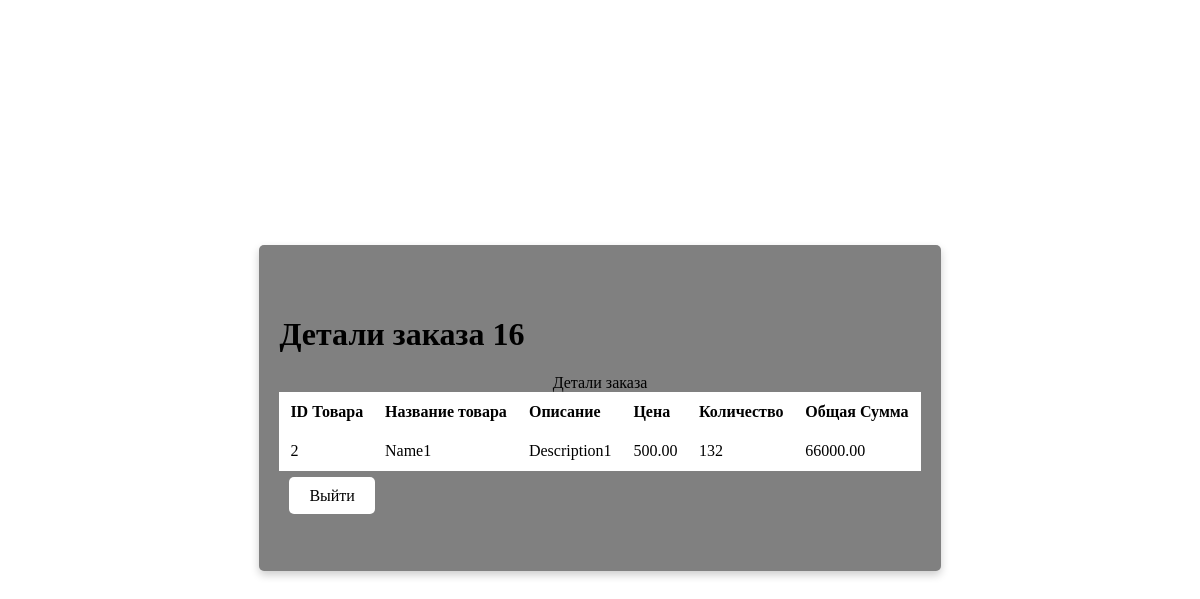
/order_detail/16, run on an earlier commit of the app's database.
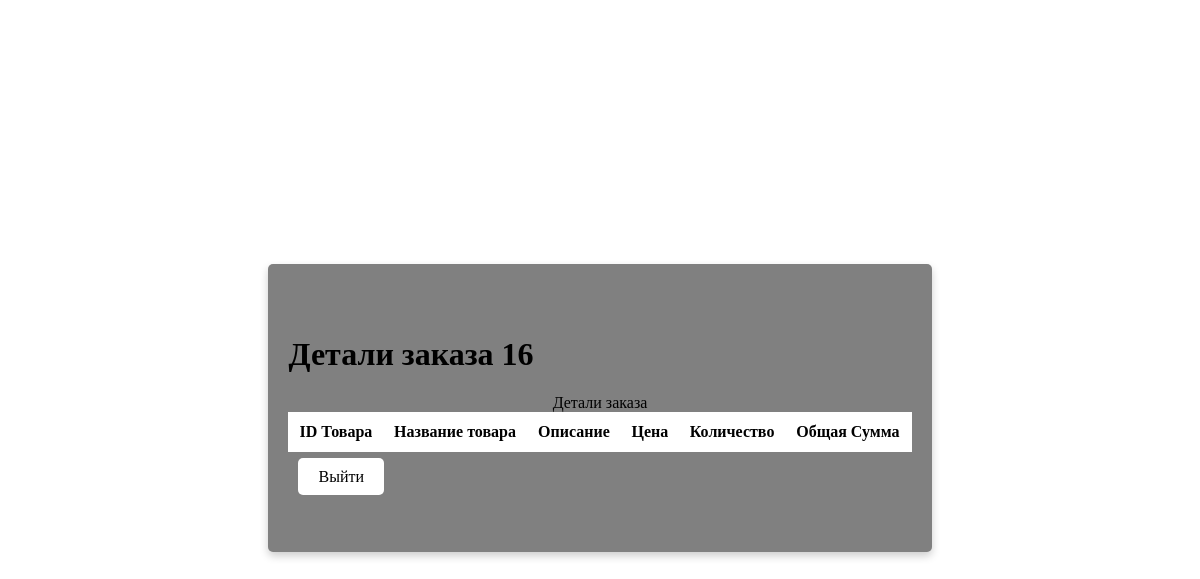
And on a later commit of the database.
### main/models.py (models this page shows, shortened)
class OrderDetail(models.Model):
    order = models.ForeignKey(to=Order, on_delete=models.CASCADE)
    product = models.ForeignKey(to=Products, on_delete=models.CASCADE)
    quantity = models.PositiveIntegerField(default=0, validators=[MinValueValidator(1)])
    total_amount = models.DecimalField(default=0, max_digits=12, decimal_places=2)

class Products(models.Model):
    name = models.CharField(max_length=128)
    description = models.TextField(null=True, blank=True)
    price = models.DecimalField(max_digits=10, decimal_places=2)
    quantity = models.PositiveIntegerField(default=0)

### main/views.py (the view)
# urls.py: path('order_detail/<int:order_id>', order_detail, name='order_detail'),
def order_detail(request, order_id):
    order = get_object_or_404(Order, pk=order_id)
    context = {'title': 'Детали заказа ' + str(order.id),
               'order_detail': OrderDetail.objects.filter(order=order),
               'customer_id': order.customer.id,
               }
    return render(request, 'main/order_detail.html', context=context)

### main/templates/main/order_detail.html
{% extends 'main/base.html'%}
{% block content %}
<h1>{{ title }}</h1>
<table id="productTable">
    <caption>Детали заказа</caption>
    <thead>
    <tr>
        <th>ID Товара</th>
        <th>Название товара</th>
        <th>Описание</th>
        <th>Цена</th>
        <th>Количество</th>
        <th>Общая Сумма</th>
    </tr>
    </thead>
    <tbody>
    {% for detail in order_detail %}
    <tr>
        <td>{{ detail.product.id }}</td>
        <td>{{ detail.product.name }}</td>
        <td>{{ detail.product.description }}</td>
        <td>{{ detail.product.price }}</td>
        <td>{{ detail.quantity }}</td>
        <td>{{ detail.total_amount }}</td>
    </tr>
    {% endfor %}
    </tbody>
</table>
<p>
    <a href="{% url 'main:customer_order' customer_id %}" class="btn">Выйти</a>
</p>
{% endblock %}

What changed in the data, as far as the page shows it:
removed OrderDetail: product.id "2", product.name "Name1", product.description "Description1", product.price "500.00", quantity "132", total_amount "66000.00"
